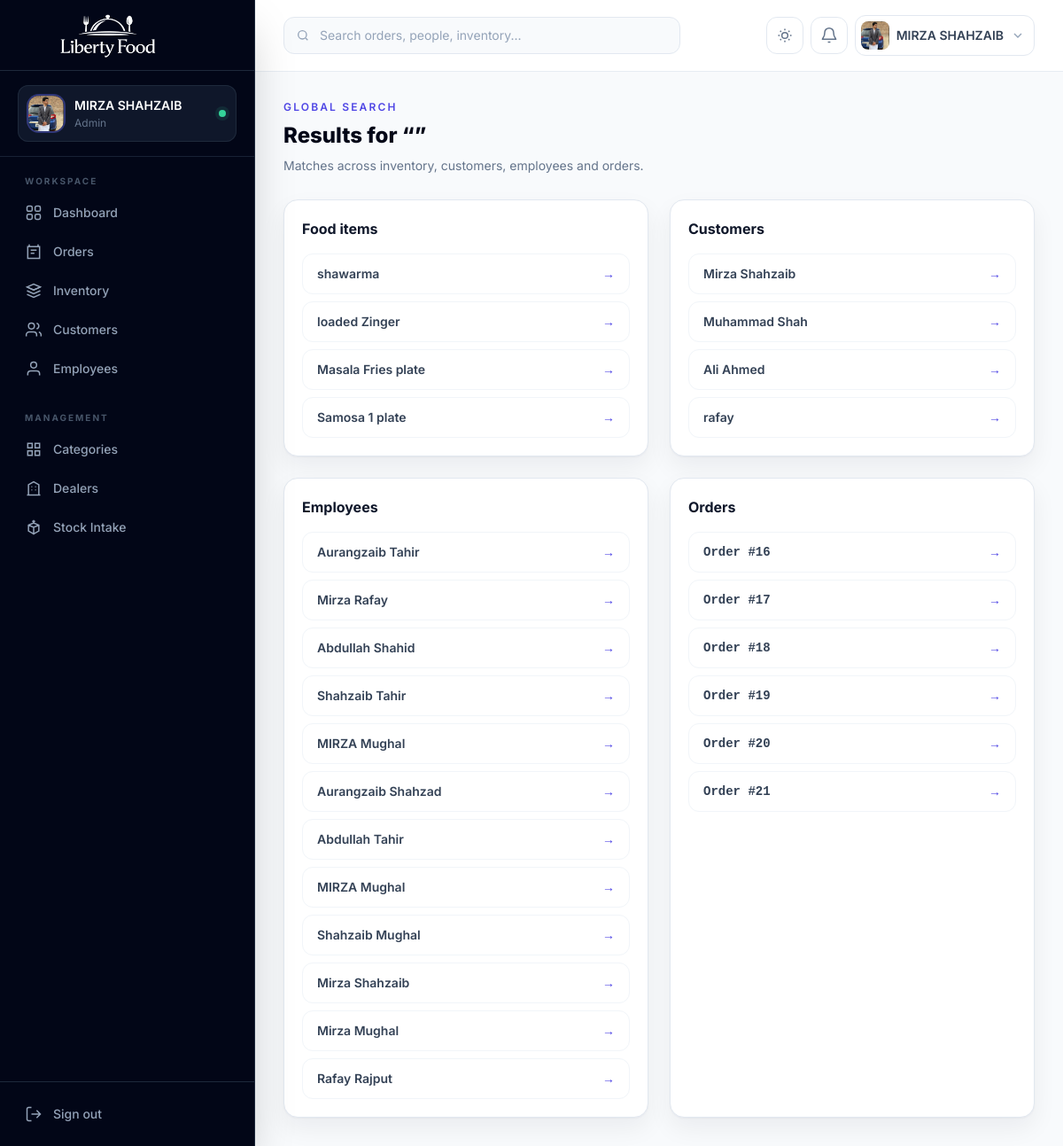
The app's page /search/ (signed in), older data.
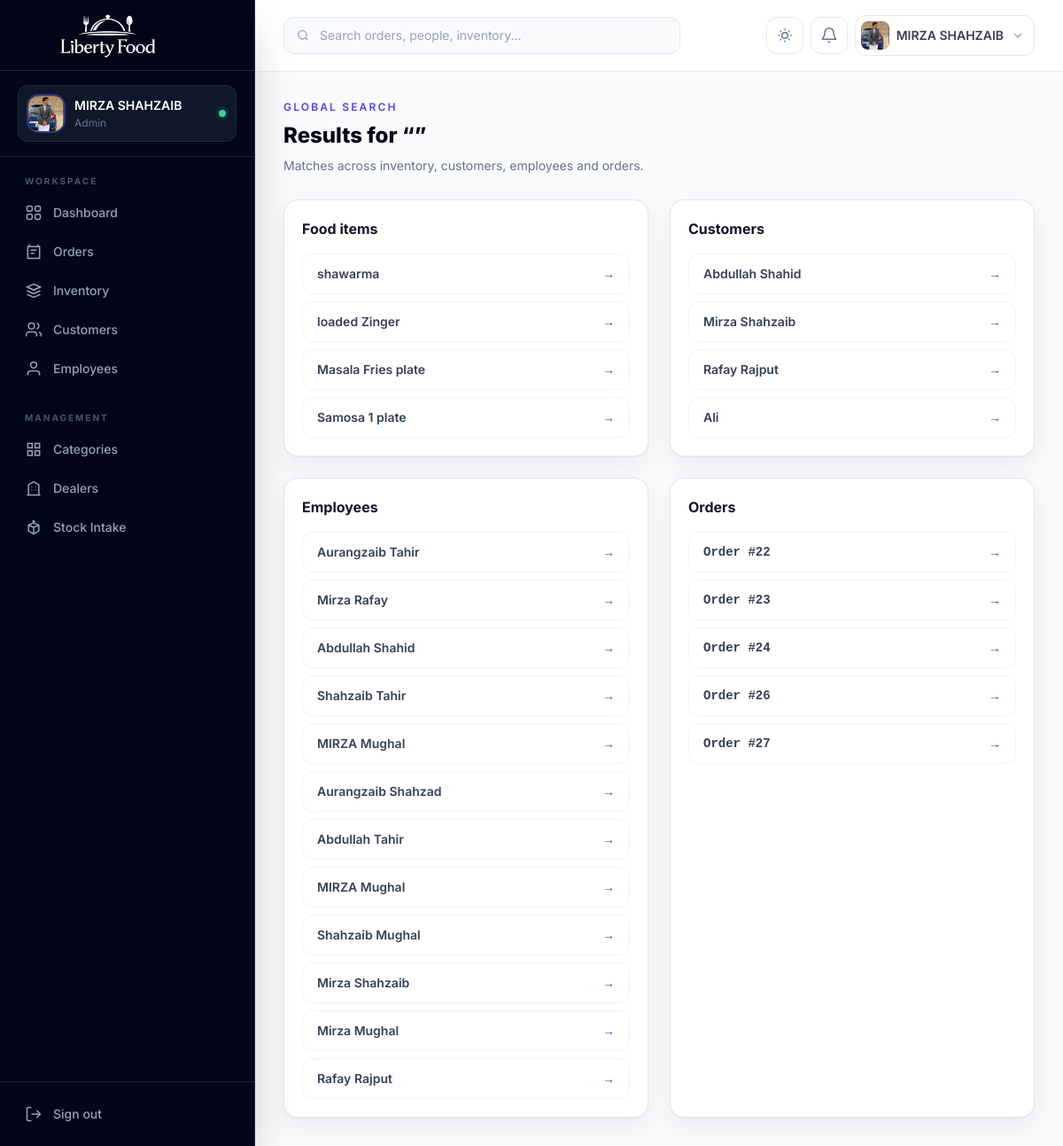
The same page, newer data.
### core_app/models.py (models this page shows, shortened)
class FoodItem(models.Model):
    name = models.CharField(max_length=100)
    description = models.TextField()
    price = models.DecimalField(max_digits=8, decimal_places=2, blank=True)
    category = models.ForeignKey(Category, on_delete=models.CASCADE)
    dealer = models.ForeignKey(Dealer, on_delete=models.SET_NULL, null=True, blank=True)
    image = models.ImageField(upload_to="food_images/", null=True, blank=True)
    quantity = models.PositiveIntegerField(default=0)
    created_at = models.DateTimeField(auto_now_add=True)
    total_sold = models.PositiveIntegerField(default=0)

class Order(models.Model):
    PAYMENT_CHOICES = [
        ("Pending", "Pending"),
        ("Cleared", "Cleared"),
    ]
    status = models.CharField(
        max_length=20,
        choices=STATUS_CHOICES,
        default="Pending"
    )
    customer = models.ForeignKey(
        Customer,
        on_delete=models.CASCADE
    )
    order_date = models.DateTimeField(auto_now_add=True)
    payment_status = models.CharField(
        max_length=20,
        choices=PAYMENT_CHOICES,
        default="Pending"
    )
    paid_amount = models.DecimalField(
        max_digits=10,
        decimal_places=2,
        default=0
    )

### people_app/models.py (models this page shows, shortened)
class Customer(models.Model):
    user = models.OneToOneField(settings.AUTH_USER_MODEL, on_delete=models.CASCADE, null=True, blank=True, unique=True)
    name = models.CharField(max_length=100)
    email = models.EmailField(unique=True)
    address = models.TextField()
    phone = models.CharField(max_length=20, null=True, blank=True)

class Employee(models.Model):
    user = models.OneToOneField(
        settings.AUTH_USER_MODEL,
        on_delete=models.CASCADE,
        null=True,
        blank=True,
        unique=True,
        related_name="employee_profile",
    )
    first_name = models.CharField(max_length=50)
    last_name = models.CharField(max_length=50)
    position = models.CharField(max_length=100)
    join_date = models.DateField()
    is_active = models.BooleanField(default=True)
    base_salary = models.DecimalField(max_digits=10, decimal_places=2, default=0)

### core_app/views.py (the view)
# urls.py: path('search/', views.global_search, name='global_search'),
@admin_required
def global_search(request):
    q = request.GET.get("q", "")
    return render(request, "search_results.html", {
        "query": q,
        "food": FoodItem.objects.filter(name__icontains=q),
        "customers": Customer.objects.filter(name__icontains=q),
        "employees": Employee.objects.filter(first_name__icontains=q),
        "orders": Order.objects.filter(id__icontains=q),
})

### accounts/decoraters.py (called while the page is built)
def is_admin(user):
    return user.is_authenticated and (user.is_superuser or user.role == "admin")

def role_required(*roles):
    def decorator(view_func):
        @login_required
        @wraps(view_func)
        def wrapper(request, *args, **kwargs):
            if is_admin(request.user) or request.user.role in roles:
                return view_func(request, *args, **kwargs)
            raise PermissionDenied("You do not have permission to access this page.")
        return wrapper
    return decorator

### templates/search_results.html (shortened to what this page needs)
{% extends 'base.html' %}
{% block content %}
<section class="mb-7"><p class="text-xs font-semibold uppercase tracking-[.18em] text-indigo-600 dark:text-indigo-400">Global search</p><h1 class="mt-2 text-2xl font-extrabold text-slate-950 dark:text-white">Results for “{{ query }}”</h1><p class="mt-2 text-sm text-slate-500">Matches across inventory, customers, employees and orders.</p></section>
<div class="grid gap-6 lg:grid-cols-2">
  {% if food %}<section class="rounded-2xl border border-slate-200 bg-white p-5 shadow-soft dark:border-slate-800 dark:bg-slate-900"><h2 class="font-bold text-slate-900 dark:text-white">Food items</h2><div class="mt-4 space-y-2">{% for item in food %}<a href="{% url 'fooditem_detail' item.id %}" class="flex items-center justify-between rounded-xl border border-slate-100 px-4 py-3 text-sm font-semibold hover:border-indigo-200 hover:bg-indigo-50/40 dark:border-slate-800 dark:hover:bg-indigo-950/20">{{ item.name }}<span class="text-indigo-600">→</span></a>{% endfor %}</div></section>{% endif %}
  {% if customers %}<section class="rounded-2xl border border-slate-200 bg-white p-5 shadow-soft dark:border-slate-800 dark:bg-slate-900"><h2 class="font-bold text-slate-900 dark:text-white">Customers</h2><div class="mt-4 space-y-2">{% for c in customers %}<a href="{% url 'customer_record' c.id %}" class="flex items-center justify-between rounded-xl border border-slate-100 px-4 py-3 text-sm font-semibold hover:border-indigo-200 hover:bg-indigo-50/40 dark:border-slate-800">{{ c.name }}<span class="text-indigo-600">→</span></a>{% endfor %}</div></section>{% endif %}
  {% if employees %}<section class="rounded-2xl border border-slate-200 bg-white p-5 shadow-soft dark:border-slate-800 dark:bg-slate-900"><h2 class="font-bold text-slate-900 dark:text-white">Employees</h2><div class="mt-4 space-y-2">{% for e in employees %}<a href="{% url 'employee_detail' e.id %}" class="flex items-center justify-between rounded-xl border border-slate-100 px-4 py-3 text-sm font-semibold hover:border-indigo-200 hover:bg-indigo-50/40 dark:border-slate-800">{{ e.first_name }} {{ e.last_name }}<span class="text-indigo-600">→</span></a>{% endfor %}</div></section>{% endif %}
  {% if orders %}<section class="rounded-2xl border border-slate-200 bg-white p-5 shadow-soft dark:border-slate-800 dark:bg-slate-900"><h2 class="font-bold text-slate-900 dark:text-white">Orders</h2><div class="mt-4 space-y-2">{% for o in orders %}<a href="{% url 'order_detail' o.id %}" class="flex items-center justify-between rounded-xl border border-slate-100 px-4 py-3 text-sm font-semibold hover:border-indigo-200 hover:bg-indigo-50/40 dark:border-slate-800"><span class="font-mono">Order #{{ o.id }}</span><span class="text-indigo-600">→</span></a>{% endfor %}</div></section>{% endif %}
</div>
{% endblock %}

Row changes from the older to the newer data that the page shows:
removed Customer: name "Muhammad Shah"
removed Customer: name "Ali Ahmed"
removed Customer: name "rafay"
removed Order: id "16"
removed Order: id "17"
removed Order: id "18"
removed Order: id "19"
removed Order: id "20"
removed Order: id "21"
added Customer: name "Abdullah Shahid"
added Customer: name "Rafay Rajput"
added Customer: name "Ali"
added Order: id "22"
added Order: id "23"
added Order: id "24"
added Order: id "26"
added Order: id "27"
